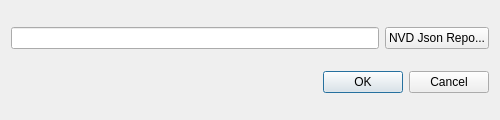
<?xml version="1.0" encoding="UTF-8"?>
<ui version="4.0">
 <class>DialogImportNVDJsonRepo</class>
 <widget class="QDialog" name="DialogImportNVDJsonRepo">
  <property name="geometry">
   <rect>
    <x>0</x>
    <y>0</y>
    <width>500</width>
    <height>120</height>
   </rect>
  </property>
  <property name="sizePolicy">
   <sizepolicy hsizetype="Fixed" vsizetype="Fixed">
    <horstretch>0</horstretch>
    <verstretch>0</verstretch>
   </sizepolicy>
  </property>
  <property name="minimumSize">
   <size>
    <width>500</width>
    <height>120</height>
   </size>
  </property>
  <property name="maximumSize">
   <size>
    <width>500</width>
    <height>120</height>
   </size>
  </property>
  <property name="windowTitle">
   <string>Dialog</string>
  </property>
  <layout class="QGridLayout" name="gridLayout_2">
   <item row="1" column="0">
    <widget class="QDialogButtonBox" name="buttonBox">
     <property name="orientation">
      <enum>Qt::Orientation::Horizontal</enum>
     </property>
     <property name="standardButtons">
      <set>QDialogButtonBox::StandardButton::Cancel|QDialogButtonBox::StandardButton::Ok</set>
     </property>
    </widget>
   </item>
   <item row="0" column="0">
    <layout class="QGridLayout" name="gridLayout">
     <item row="2" column="1">
      <widget class="QPushButton" name="pushButtonOpenNVDJsonRepo">
       <property name="text">
        <string>NVD Json Repo...</string>
       </property>
      </widget>
     </item>
     <item row="2" column="0">
      <widget class="QLineEdit" name="lineEditNVDJsonRepoPath"/>
     </item>
    </layout>
   </item>
  </layout>
 </widget>
 <resources/>
 <connections>
  <connection>
   <sender>buttonBox</sender>
   <signal>accepted()</signal>
   <receiver>DialogImportNVDJsonRepo</receiver>
   <slot>accept()</slot>
   <hints>
    <hint type="sourcelabel">
     <x>248</x>
     <y>254</y>
    </hint>
    <hint type="destinationlabel">
     <x>157</x>
     <y>274</y>
    </hint>
   </hints>
  </connection>
  <connection>
   <sender>buttonBox</sender>
   <signal>rejected()</signal>
   <receiver>DialogImportNVDJsonRepo</receiver>
   <slot>reject()</slot>
   <hints>
    <hint type="sourcelabel">
     <x>316</x>
     <y>260</y>
    </hint>
    <hint type="destinationlabel">
     <x>286</x>
     <y>274</y>
    </hint>
   </hints>
  </connection>
 </connections>
</ui>
